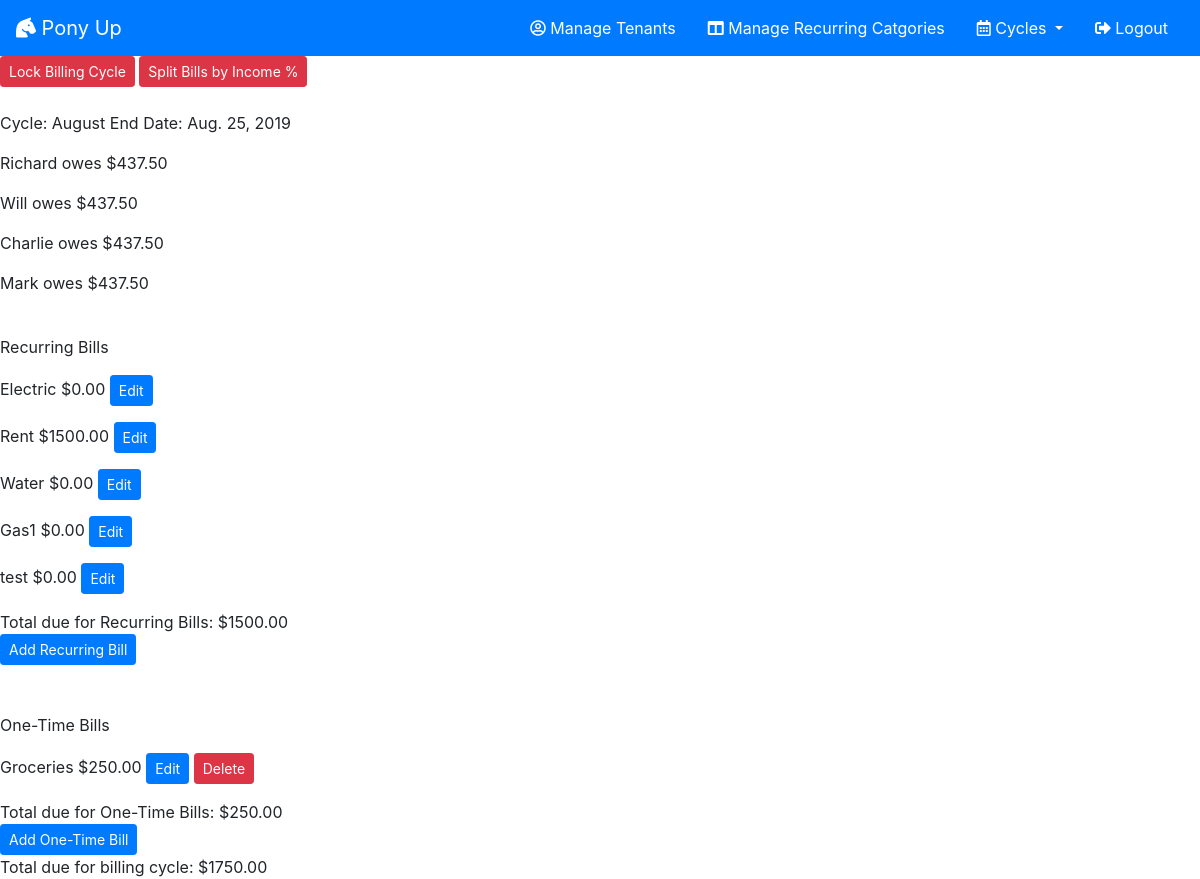
/cycleDetail/52 (signed in), run on the app's committed database.
### cycles/models.py (models this page shows, shortened)
class Cycle(models.Model):
    name = models.CharField(max_length=100)
    inactive = models.BooleanField(default=None, null=False)
    endDate = models.DateField(default=None)
    split = models.IntegerField(default=0)

class Tenant(models.Model):
    name =  models.CharField(max_length=100)
    income = models.DecimalField(max_digits=9, decimal_places=2)
    manager = models.ForeignKey(User, on_delete=models.CASCADE)
    deletedOn = models.DateField(default=None, null=True)
    cycle = models.ManyToManyField("Cycle", through='tenantCycle')

class Bills(models.Model):
    name = models.CharField(max_length=100)
    amount = models.DecimalField(max_digits=9, decimal_places=2)
    recurring = models.BooleanField(default=None, null=False)
    cycle = models.ForeignKey(Cycle, on_delete=models.CASCADE)

### cycles/views/cyclelist.py (the view)
# urls.py: path('cycleDetail/<int:cycle_id>', views.cycleDetail, name='cycleDetail'),
def cycleDetail(request, cycle_id):
    managerId = request.user.id
    recurringBills = Bills.objects.filter(recurring=1, cycle=cycle_id)
    recurringBillsDue = Bills.objects.filter(
        recurring=1, cycle=cycle_id).aggregate(Sum('amount'))
    oneTimeBills = Bills.objects.filter(recurring=0, cycle=cycle_id)
    oneTimeBillsDue = Bills.objects.filter(
        recurring=0, cycle=cycle_id).aggregate(Sum('amount'))
    cycle = get_object_or_404(Cycle, pk=cycle_id)
    allBillsDue = Bills.objects.filter(cycle=cycle_id).aggregate(Sum('amount'))
    allBillsDueInt = allBillsDue['amount__sum']
    tenants = Tenant.objects.filter(deletedOn=None, pk=managerId)
    currentTenants = Tenant.objects.filter(cycle=cycle_id)
    currentTenantsIncome = Tenant.objects.filter(
        cycle=cycle_id).aggregate(Sum('income'))
    currentTenantsIncomeInt = currentTenantsIncome['income__sum']
    percentAmtDueSplit = dict()
    duePerTenant = list()
    numberOfTenants = Tenant.objects.filter(cycle=cycle_id).count()
    if allBillsDueInt == None:
        allBillsDueInt = 0
    if cycle.split == 0:
        for tenant in currentTenants:
            if numberOfTenants == 1:
                duePerTenant = allBillsDueInt
            else:
                duePerTenant = allBillsDueInt/numberOfTenants
    elif cycle.split == 1:
        for tenant in currentTenants:
            tenantName = tenant.name
            incomePercent = tenant.income/currentTenantsIncomeInt
            percentAmtDue = allBillsDueInt*incomePercent
            percentAmtDueSplit[tenantName] = percentAmtDue
    context = {'recurringBills': recurringBills, 'recurringBillsDue': recurringBillsDue, 'allBillsDue': allBillsDue, 'oneTimeBillsDue': oneTimeBillsDue,
               'oneTimeBills': oneTimeBills, 'cycle': cycle, 'tenants': tenants, 'currentTenants': currentTenants, 'duePerTenant': duePerTenant, 'percentAmtDue': percentAmtDueSplit}
    return render(request, 'cycles/cycleDetail.html', context)

### cycles/templates/cycles/cycleDetail.html (shortened to what this page needs)
{% extends "cycles/index.html" %}
{% block content %}
{% if cycle.inactive == 0 %}
<a href="{% url 'cycles:cycleLock' cycle.id %}"><button class="btn btn-danger btn-sm">Lock Billing Cycle</button></a>
{% endif %}
{% if cycle.split == 0 %}
<a href="{% url 'cycles:percentSplit' cycle.id %}"><button class="btn btn-danger btn-sm">Split Bills by Income %</button></a>
{% endif %}
<br>
<br>
<p>Cycle: {{ cycle.name }} End Date: {{ cycle.endDate }} </p>
{% if cycle.split == 0 %}
{% for tenant in currentTenants %}
<p>{{ tenant.name }} owes ${{ duePerTenant|floatformat:2 }}</p>
{% endfor %}
{% endif %}
<br>
{% if cycle.inactive == 0 %}
<p>Recurring Bills</p>
{% for bill in recurringBills%}
<p>{{ bill.name }} ${{ bill.amount }} <a href="{% url 'cycles:editBillForm' bill.id %}"><button
            class="btn btn-primary btn-sm">Edit</button></a></p>
{% endfor %}
Total due for Recurring Bills: ${{ recurringBillsDue.amount__sum|floatformat:2 }}
<br>
<a href="{% url 'cycles:addRecurringFormDetail' cycle.id %}"><button class="btn btn-primary btn-sm">Add Recurring
        Bill</button></a>
<br>
<br>
<br>
<p>One-Time Bills</p>
{% for bill in oneTimeBills%}
<p>{{ bill.name }} ${{ bill.amount }} <a href="{% url 'cycles:editBillForm' bill.id %}"><button
            class="btn btn-primary btn-sm">Edit</button></a>
    <a href="{% url 'cycles:deleteBill' bill.id %}"><button class="btn btn-danger btn-sm">Delete</button></a></p>
{% endfor %}
Total due for One-Time Bills: ${{ oneTimeBillsDue.amount__sum|floatformat:2 }}
<br>
<a href="{% url 'cycles:addOneTimeForm' cycle.id %}"><button class="btn btn-primary btn-sm">Add One-Time
        Bill</button></a>
<br>
Total due for billing cycle: ${{ allBillsDue.amount__sum|floatformat:2 }}
{% endif %}
{% endblock %}

### data on the page
Tenant: name "Richard", duePerTenant "437.50"
Tenant: name "Will", duePerTenant "437.50"
Tenant: name "Charlie", duePerTenant "437.50"
Tenant: name "Mark", duePerTenant "437.50"
Bills: name "Electric", amount "0.00"
Bills: name "Rent", amount "1500.00"
Bills: name "Water", amount "0.00"
Bills: name "Gas1", amount "0.00"
Bills: name "test", amount "0.00"
Bills: name "Groceries", amount "250.00"

### other printed values
{{ recurringBillsDue.amount__sum|floatformat:2 }} "1500.00"
{{ oneTimeBillsDue.amount__sum|floatformat:2 }} "250.00"
{{ allBillsDue.amount__sum|floatformat:2 }} "1750.00"
